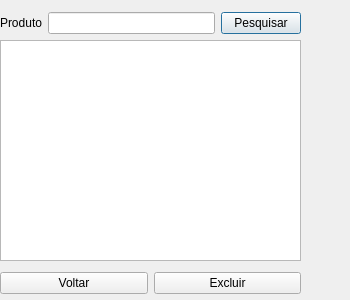
<?xml version="1.0" encoding="UTF-8"?>
<ui version="4.0">
 <class>Pesquisa</class>
 <widget class="QDialog" name="Pesquisa">
  <property name="geometry">
   <rect>
    <x>0</x>
    <y>0</y>
    <width>350</width>
    <height>300</height>
   </rect>
  </property>
  <property name="minimumSize">
   <size>
    <width>350</width>
    <height>300</height>
   </size>
  </property>
  <property name="maximumSize">
   <size>
    <width>350</width>
    <height>300</height>
   </size>
  </property>
  <property name="windowTitle">
   <string>Produtos</string>
  </property>
  <widget class="QTableWidget" name="Tabela">
   <property name="geometry">
    <rect>
     <x>0</x>
     <y>40</y>
     <width>301</width>
     <height>221</height>
    </rect>
   </property>
  </widget>
  <widget class="QWidget" name="">
   <property name="geometry">
    <rect>
     <x>0</x>
     <y>10</y>
     <width>301</width>
     <height>26</height>
    </rect>
   </property>
   <layout class="QHBoxLayout" name="horizontalLayout">
    <item>
     <widget class="QLabel" name="label">
      <property name="text">
       <string>Produto</string>
      </property>
     </widget>
    </item>
    <item>
     <widget class="QLineEdit" name="txt_busca"/>
    </item>
    <item>
     <widget class="QPushButton" name="Btn_Pesquisa">
      <property name="text">
       <string>Pesquisar</string>
      </property>
     </widget>
    </item>
   </layout>
  </widget>
  <widget class="QWidget" name="">
   <property name="geometry">
    <rect>
     <x>0</x>
     <y>270</y>
     <width>301</width>
     <height>26</height>
    </rect>
   </property>
   <layout class="QHBoxLayout" name="horizontalLayout_3">
    <item>
     <widget class="QPushButton" name="Btn_Voltar">
      <property name="text">
       <string>Voltar</string>
      </property>
     </widget>
    </item>
    <item>
     <layout class="QHBoxLayout" name="horizontalLayout_2"/>
    </item>
    <item>
     <widget class="QPushButton" name="Btn_Excluir">
      <property name="text">
       <string>Excluir</string>
      </property>
     </widget>
    </item>
   </layout>
  </widget>
 </widget>
 <resources/>
 <connections/>
</ui>
